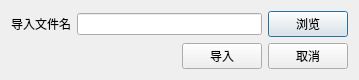
<?xml version="1.0" encoding="UTF-8"?>
<ui version="4.0">
 <class>ImportData</class>
 <widget class="QDialog" name="ImportData">
  <property name="geometry">
   <rect>
    <x>0</x>
    <y>0</y>
    <width>359</width>
    <height>77</height>
   </rect>
  </property>
  <property name="sizePolicy">
   <sizepolicy hsizetype="Preferred" vsizetype="Maximum">
    <horstretch>0</horstretch>
    <verstretch>0</verstretch>
   </sizepolicy>
  </property>
  <property name="maximumSize">
   <size>
    <width>16777215</width>
    <height>100</height>
   </size>
  </property>
  <property name="windowTitle">
   <string>导入数据</string>
  </property>
  <layout class="QVBoxLayout" name="verticalLayout_2">
   <item>
    <layout class="QHBoxLayout" name="horizontalLayout">
     <item>
      <widget class="QLabel" name="label">
       <property name="text">
        <string>导入文件名</string>
       </property>
      </widget>
     </item>
     <item>
      <widget class="QLineEdit" name="LineEditPath"/>
     </item>
     <item>
      <widget class="QPushButton" name="ButtonScan">
       <property name="text">
        <string>浏览</string>
       </property>
      </widget>
     </item>
    </layout>
   </item>
   <item>
    <layout class="QHBoxLayout" name="horizontalLayout_2">
     <item>
      <spacer name="horizontalSpacer">
       <property name="orientation">
        <enum>Qt::Horizontal</enum>
       </property>
       <property name="sizeHint" stdset="0">
        <size>
         <width>40</width>
         <height>20</height>
        </size>
       </property>
      </spacer>
     </item>
     <item>
      <widget class="QPushButton" name="ButtonOk">
       <property name="text">
        <string>导入</string>
       </property>
      </widget>
     </item>
     <item>
      <widget class="QPushButton" name="ButtonCancel">
       <property name="text">
        <string>取消</string>
       </property>
      </widget>
     </item>
    </layout>
   </item>
  </layout>
 </widget>
 <resources/>
 <connections>
  <connection>
   <sender>ButtonOk</sender>
   <signal>clicked()</signal>
   <receiver>ImportData</receiver>
   <slot>accept()</slot>
   <hints>
    <hint type="sourcelabel">
     <x>230</x>
     <y>64</y>
    </hint>
    <hint type="destinationlabel">
     <x>229</x>
     <y>72</y>
    </hint>
   </hints>
  </connection>
  <connection>
   <sender>ButtonCancel</sender>
   <signal>clicked()</signal>
   <receiver>ImportData</receiver>
   <slot>reject()</slot>
   <hints>
    <hint type="sourcelabel">
     <x>313</x>
     <y>63</y>
    </hint>
    <hint type="destinationlabel">
     <x>316</x>
     <y>73</y>
    </hint>
   </hints>
  </connection>
 </connections>
</ui>
